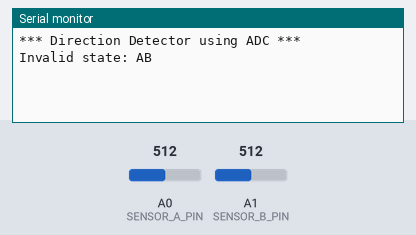
This sketch was run on a simulated Arduino Uno, built with avr-gcc and run on an emulated ATmega328P. On the bench: the last lines printed to the serial monitor. The test bench sets the inputs (shaded band); at power-on: A0 (SENSOR_A_PIN) = 512, A1 (SENSOR_B_PIN) = 512.

Above: at 1.2 s.
1.3 s: A0 (SENSOR_A_PIN) set to 710
At 1.7 s:
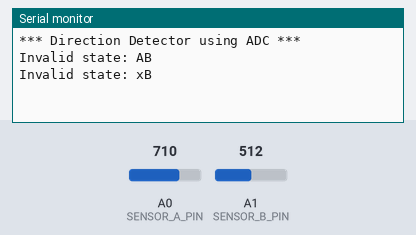
2.8 s: A1 (SENSOR_B_PIN) set to 710
At 4.0 s:
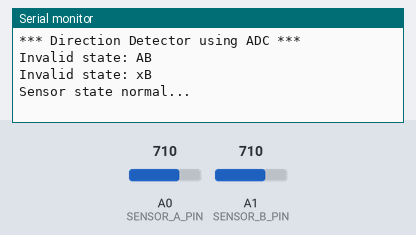
4.3 s: A0 (SENSOR_A_PIN) set to 690
At 5.2 s:
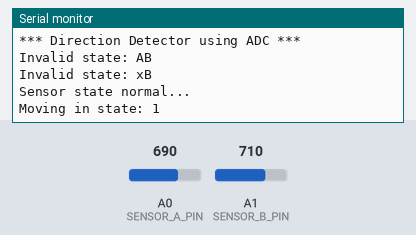
5.8 s: A1 (SENSOR_B_PIN) set to 690
At 6.3 s:
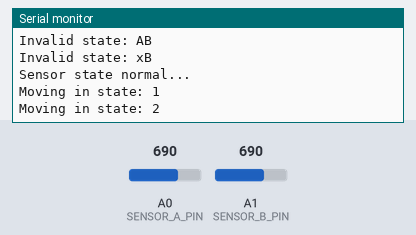

The sketch:

direction-detector-using-adc.ino
```cpp
/*
 Direction Detector using ADC

 Due to the use of ADC as direction sensor (slow measurements),
 this can't detect very fast moving objects.

 Created 12 April 2018
 @Gorontalo, Indonesia
 by ZulNs
 */


#define SENSOR_A_PIN        0
#define SENSOR_B_PIN        1
#define SENSOR_THRESHOLD    700
#define SENSOR_STATE_NORMAL 0
#define SENSOR_STATE_A      1
#define SENSOR_STATE_B      2
#define SENSOR_STATE_AB     3

boolean isMovingIn  = false;
boolean isMovingOut = false;
boolean isInvalid   = false;
byte oldSensorState = SENSOR_STATE_NORMAL;
byte personCounter  = 0;

void setup()
{
  Serial.begin(115200);
  Serial.println(F("*** Direction Detector using ADC ***"));
  Serial.println();
  analogRead(0);
}

void loop()
{
  byte curSensorState = getSensorState();
  byte movingStep;
  byte ctr = personCounter;

  if (curSensorState == oldSensorState)
  {
    return;
  }

  if (curSensorState == SENSOR_STATE_NORMAL)
  {
    if (isMovingIn && oldSensorState == SENSOR_STATE_B)
    {
      personCounter++;
    }
    else if (isMovingOut && oldSensorState == SENSOR_STATE_A && personCounter > 0)
    {
      personCounter--;
    }
    isMovingIn = false;
    isMovingOut = false;
    isInvalid = false;
  }

  else if (oldSensorState == SENSOR_STATE_NORMAL)
  {
    if (curSensorState == SENSOR_STATE_A)
    {
      isMovingIn = true;
    }
    else if (curSensorState == SENSOR_STATE_B)
    {
      isMovingOut = true;
    }
    else
    {
      isInvalid = true;
    }
  }

  else if (!isInvalid && (oldSensorState ^ 3) == curSensorState)
  {
    isInvalid = true;
    isMovingIn = false;
    isMovingOut = false;
  }

  oldSensorState = curSensorState;

  if (isMovingIn)
  {
    if (curSensorState == SENSOR_STATE_A)
    {
      movingStep = 1;
    }
    else if (curSensorState == SENSOR_STATE_AB)
    {
      movingStep = 2;
    }
    else if (curSensorState == SENSOR_STATE_B)
    {
      movingStep = 3;
    }
    Serial.print(F("Moving in state: "));
    Serial.println(movingStep);
  }

  else if (isMovingOut)
  {
    if (curSensorState == SENSOR_STATE_B)
    {
      movingStep = 1;
    }
    else if (curSensorState == SENSOR_STATE_AB)
    {
      movingStep = 2;
    }
    else if (curSensorState == SENSOR_STATE_A)
    {
      movingStep = 3;
    }
    Serial.print(F("Moving out state: "));
    Serial.println(movingStep);
  }

  else if (isInvalid)
  {
    Serial.print(F("Invalid state: "));
    if (curSensorState == SENSOR_STATE_A)
    {
      Serial.println(F("Ax"));
    }
    else if (curSensorState == SENSOR_STATE_B)
    {
      Serial.println(F("xB"));
    }
    else if (curSensorState == SENSOR_STATE_AB)
    {
      Serial.println(F("AB"));
    }
  }

  else
  {
    Serial.println(F("Sensor state normal..."));
    if (ctr != personCounter)
    {
      Serial.print(F("Person counts: "));
      Serial.println(personCounter);
    }
    Serial.println();
  }
}

byte getSensorState()
{
  byte res = 0;
  int saAdc = analogRead(SENSOR_A_PIN);
  int sbAdc = analogRead(SENSOR_B_PIN);
  bitWrite(res, 0, (saAdc < SENSOR_THRESHOLD));
  bitWrite(res, 1, (sbAdc < SENSOR_THRESHOLD));
  return res;
}
```

Measured:
- after the input at 1.3 s, the serial monitor: prints a new line at once (image 1)
- after the input at 2.8 s, the serial monitor: prints a new line at once (image 2)
- after the input at 4.3 s, the serial monitor: prints a new line at once (image 3)
- after the input at 5.8 s, the serial monitor: prints a new line at once (image 4)
